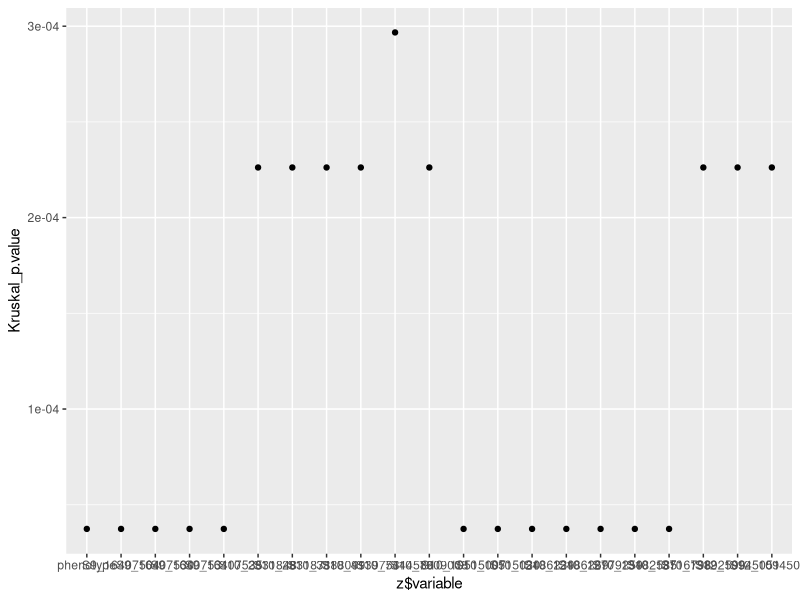
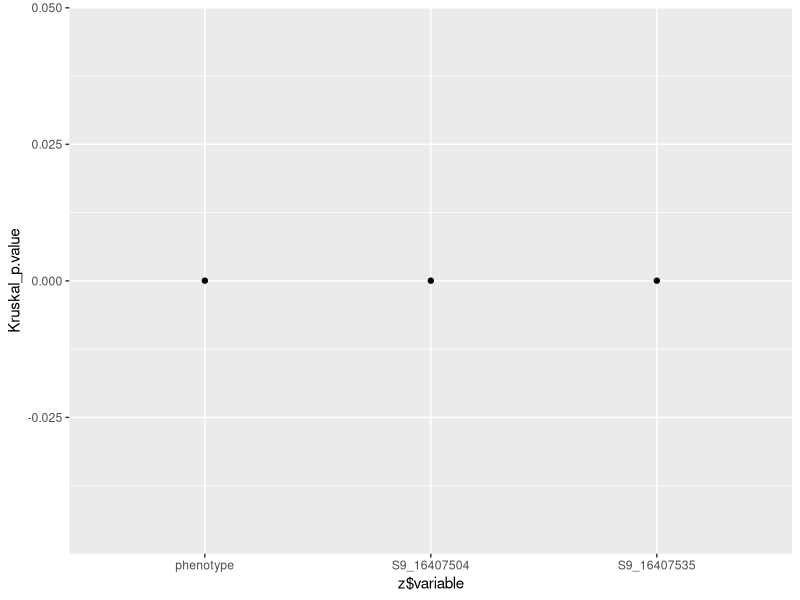

Recreate these plots in R, in order.
## ---- chunk 1
knitr::opts_chunk$set(echo = TRUE)
library(knitr)
library(data.table)
library(tidyverse)
## ---- chunk 2
## change parent to filter the heterozygotes on line 7.
A2all_long <- fread("KWT_12E_run1_PS1.csv")
A2all_long <- setnames(A2all_long,  c(names(A2all_long)), c(str_replace_all(names(A2all_long), ":", "_") ))
A2all_long <- setnames(A2all_long, c(names(A2all_long)), c(str_replace_all(names(A2all_long), "-", "_") ))
A2all_long_nuc <- A2all_long #keep a nucleotide version for checking

A2all_long[A2all_long == "A"] <- "1"; A2all_long[A2all_long == "C"] <- "2"; A2all_long[A2all_long == "T"] <- "3"; A2all_long[A2all_long == "G"] <- "4"; A2all_long[A2all_long == "N"] <- "5"; A2all_long[A2all_long == "K"] <- "6"; A2all_long[A2all_long == "R"] <- "7"; A2all_long[A2all_long == "Y"] <- "8"; A2all_long[A2all_long == "W"] <- "9"; A2all_long[A2all_long == "M"] <- "10"; A2all_long[A2all_long == "S"] <- "11"; A2all_long[A2all_long == "Sus"] <- "21"; A2all_long[A2all_long == "Tol"] <- "20" #recode to numeric for data checking and heterozygous father filter

A2all_long <- suppressWarnings(A2all_long[, lapply(.SD, as.numeric), by=plant]) #change column data class to numeric for numeric filter

A2all_long <- A2all_long[T.16_01_01A_Dad2 >= 6] #only include snps which have a het dad at that site (dad is tolerant)

A2all_wide <- as.data.table(t(A2all_long), keep.rownames=TRUE) #transpose table with "t"
A2all_wide     <- setnames(A2all_wide, as.character(A2all_wide[1]))# needed as character for KWT.
A2all_wide_andparents<- A2all_wide[, by=phenotype]
A2all_wide     <- A2all_wide[4:.N]# take out parents and column names

y <- lapply(A2all_wide[1:.N], function(x){
kruskal.test(x, g=(A2all_wide$phenotype))
})

y <- as.data.table(y)
y <- y[3]
y <- melt.data.table(y, id.vars = 1)
y <- y[, plant := NULL]
z <- y[value<0.001] #remove those with a high p value
Kruskal_p.value <- as.numeric(z$value)
snp_candidate <- select(A2all_wide, z$variable)
snp_candidate_sites <- names(snp_candidate)

significant_SNP_check <- A2all_long_nuc[plant %in% snp_candidate_sites, ]
significant_SNP_male  <- cbind(significant_SNP_check, z$value)

qplot(z$variable, Kruskal_p.value)#, aes(x="SNPposition", y="Kruskal.test_p-value") 
## ---- chunk 3
## change parent to filter the heterozygotes on line 7.
A2all_long <- fread("KWT_12E_run1_PS1.csv")
A2all_long <- setnames(A2all_long, c(names(A2all_long)), c(str_replace_all(names(A2all_long), ":", "_") ))
A2all_long <- setnames(A2all_long, c(names(A2all_long)), c(str_replace_all(names(A2all_long), "-", "_") ))
A2all_long_nuc <- A2all_long #keep a nucleotide version for checking

A2all_long[A2all_long == "A"] <- "1"; A2all_long[A2all_long == "C"] <- "2"; A2all_long[A2all_long == "T"] <- "3"; A2all_long[A2all_long == "G"] <- "4"; A2all_long[A2all_long == "N"] <- "5"; A2all_long[A2all_long == "K"] <- "6"; A2all_long[A2all_long == "R"] <- "7"; A2all_long[A2all_long == "Y"] <- "8"; A2all_long[A2all_long == "W"] <- "9"; A2all_long[A2all_long == "M"] <- "10"; A2all_long[A2all_long == "S"] <- "11"; A2all_long[A2all_long == "Sus"] <- "21"; A2all_long[A2all_long == "Tol"] <- "20" #recode to numeric for data checking and heterozygous father filter
A2all_long <- suppressWarnings(A2all_long[, lapply(.SD, as.numeric), by=plant]) #change column data class to numeric for numeric filter

A2all_long <- A2all_long[CK51_06_MumA >= 6] #only include snps which have a het dad at that site (dad is tolerant)

A2all_wide <- as.data.table(t(A2all_long), keep.rownames=TRUE) #transpose table with "t"
A2all_wide     <- setnames(A2all_wide, as.character(A2all_wide[1]))# needed as character for KWT.
t<- A2all_wide[, "mode" := 1:.N, by=phenotype]
A2all_wide_andparents<- A2all_wide[, by=phenotype]
A2all_wide     <- A2all_wide[4:.N]# take out parents and column names

y <- lapply(A2all_wide[1:.N], function(x){
kruskal.test(x, g=(A2all_wide$phenotype))
})

y <- as.data.table(y)
y <- y[3]
y <- melt.data.table(y, id.vars = 1)
y <- y[, plant := NULL]
z <- y[value<0.001] #remove those with a high p value
Kruskal_p.value <- as.numeric(z$value)
snp_candidate <- select(A2all_wide, z$variable)
snp_candidate_sites <- names(snp_candidate)

significant_SNP_check  <- A2all_long_nuc[plant %in% snp_candidate_sites, ]
A2all_long_phenotype <- A2all_long_nuc[1]
significant_SNP_female <- cbind(significant_SNP_check, z$value)

qplot(z$variable, Kruskal_p.value)#, aes(x="SNPposition", y="Kruskal.test_p-value") 
## ---- chunk 4
A1 <- fread("A1popKWT.csv")
A2 <- fread("A2popKWT.csv")
A1r <- kruskal.test(A1$KWTgenotype1234, g=(A1$KWTphenotype))
print(A1r)
A2r <- kruskal.test(A2$KWTgenotype1234, g=(A2$KWTphenotype))
print(A2r)
